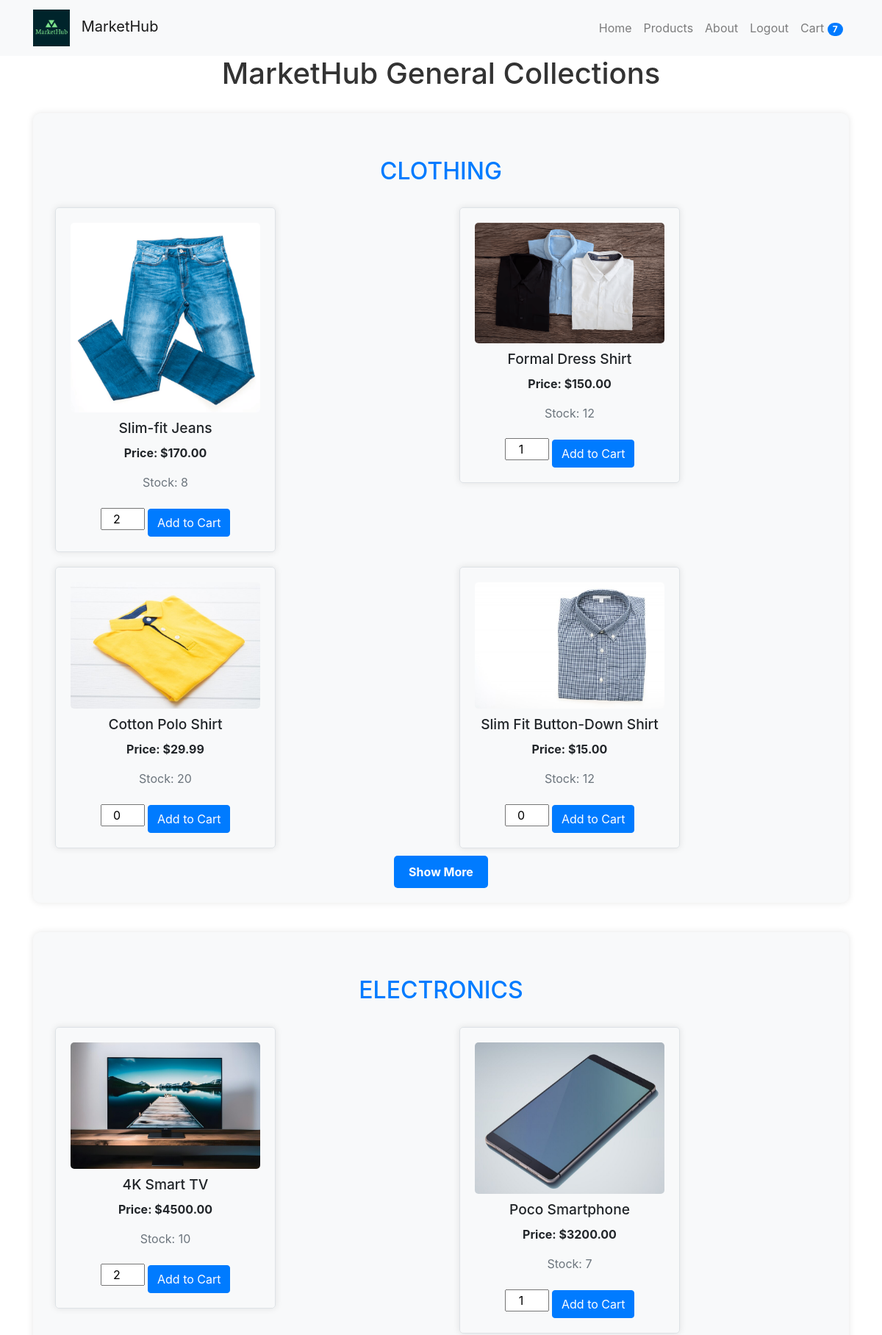
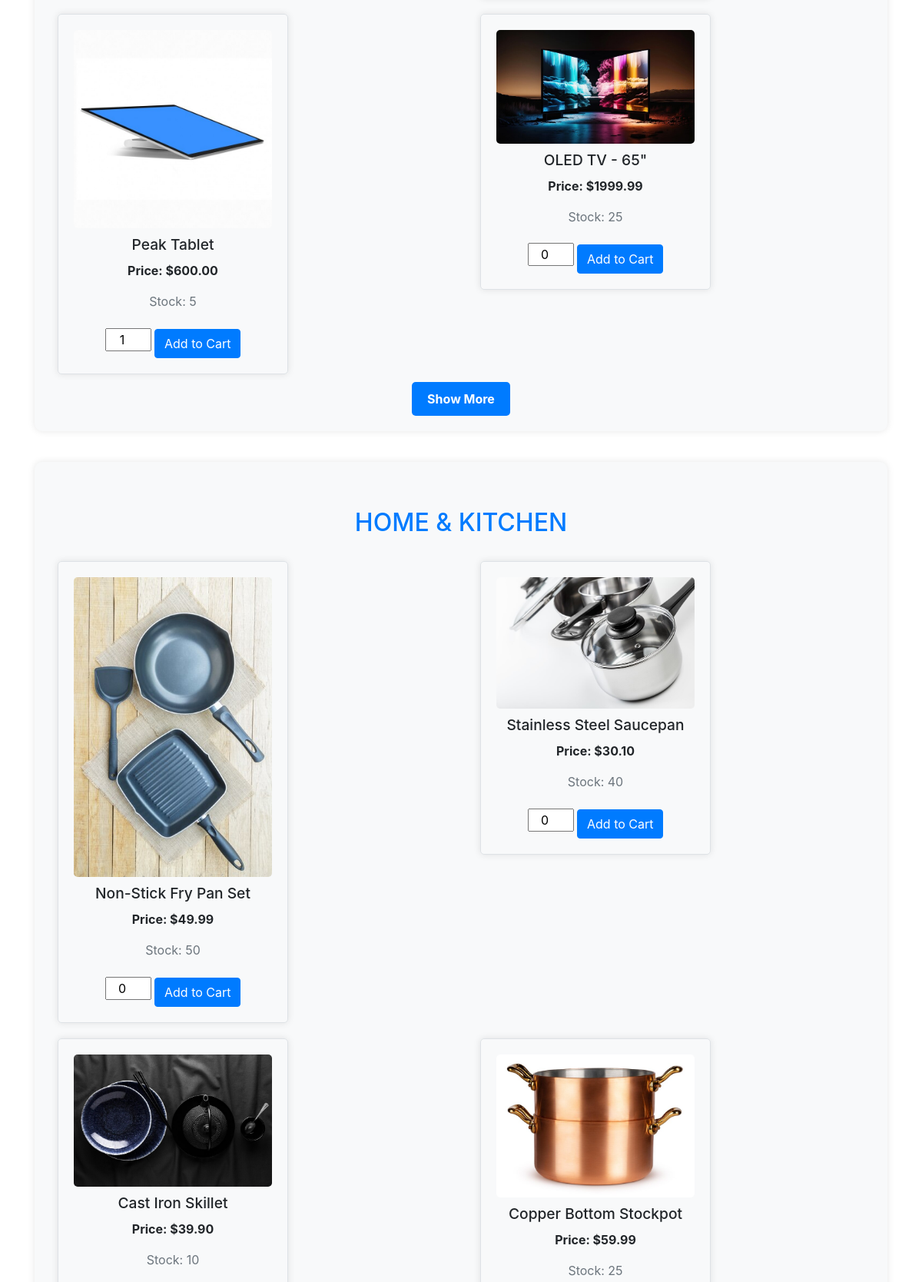
Page /products/ (signed in, upper part) on the earlier database version (2 pictures, top to bottom).
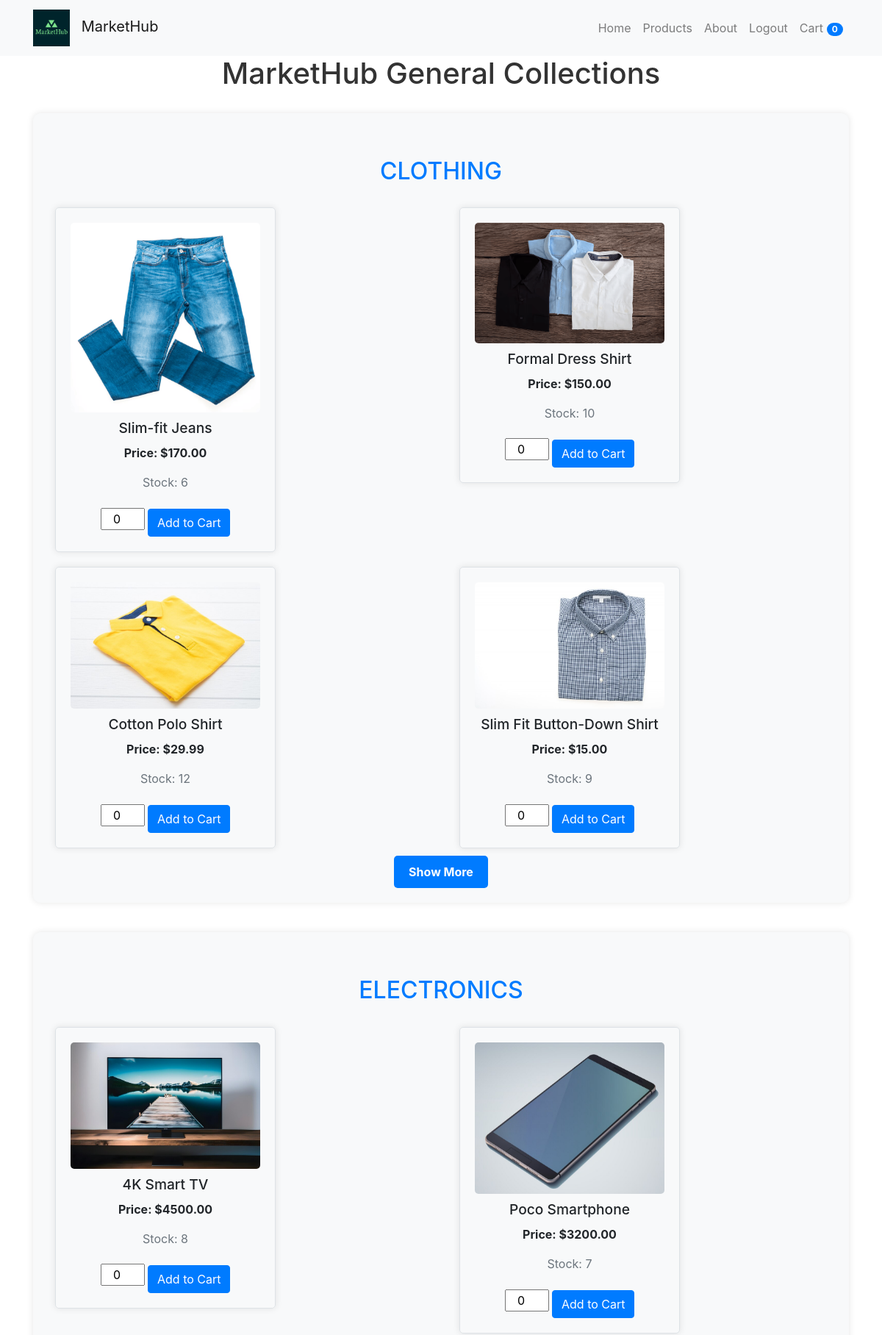
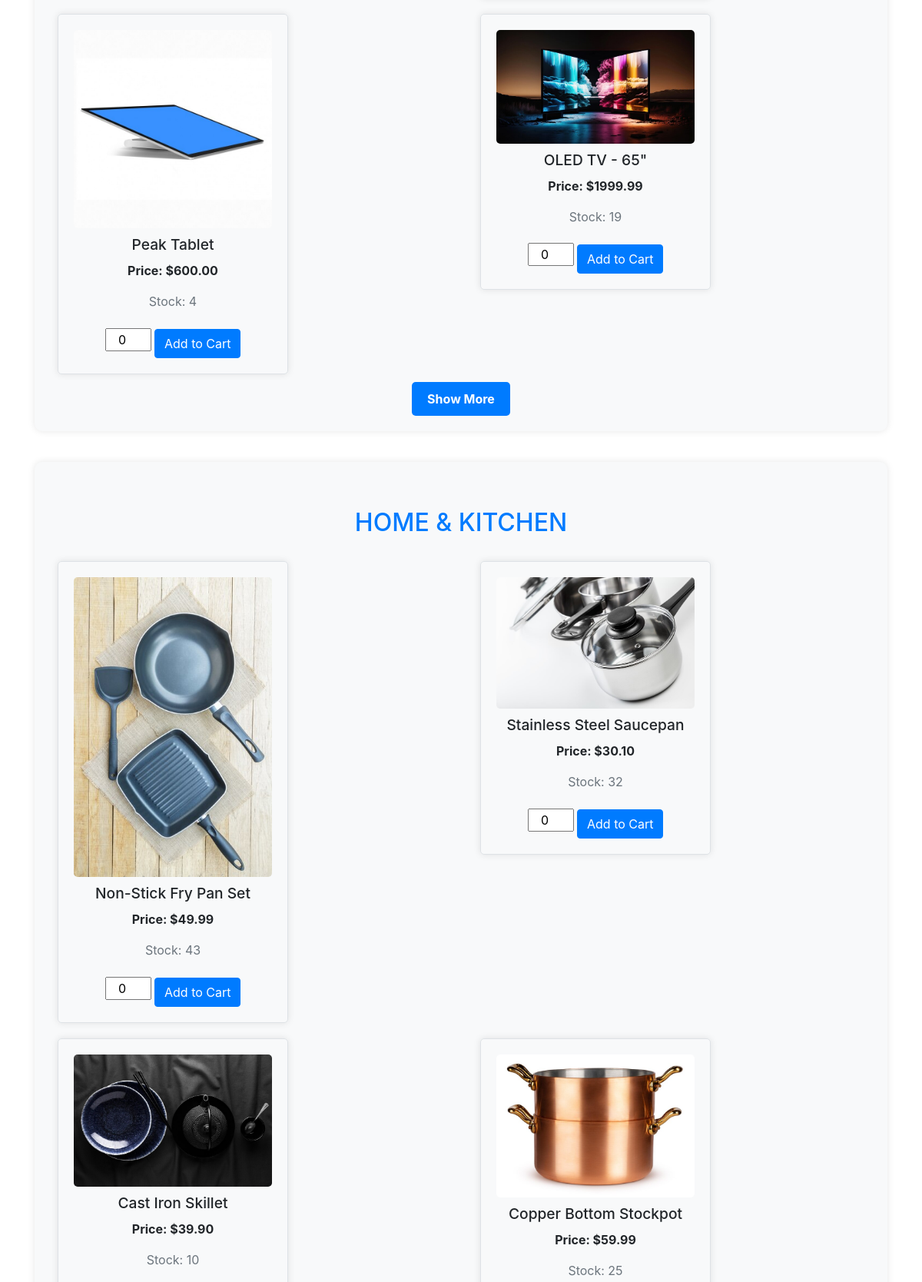
Same page on the later database version (2 pictures, top to bottom).
### MarketHub/models.py (models this page shows, shortened)
class Category(models.Model):
    name = models.CharField(max_length=100, unique=True)  # Ensures unique category names
    parent = models.ForeignKey('self', blank=True, null=True, related_name='children', on_delete=models.CASCADE)

class Product(models.Model):
    name = models.CharField(max_length=100)
    description = models.TextField()
    price = models.DecimalField(max_digits=10, decimal_places=2)
    stock = models.PositiveIntegerField()
    image = models.ImageField(upload_to='products/', blank=True)  # Optional product image
    category = models.ForeignKey(Category, on_delete=models.SET_NULL, null=True)  # Set category to NULL if related category is deleted
    subcategory = models.ForeignKey(SubCategory, on_delete=models.SET_NULL, null=True)  # Set subcategory to NULL if related subcategory is deleted
    cart_quantity = models.PositiveIntegerField(default=0)  # New field to store cart quantity

### MarketHub/views.py (the view)
# urls.py: path('products/', views.display_two_products, name='products'),
@login_required
def display_two_products(request):
    cart_products = Product.objects.filter(cart_quantity__gt=0)
    cart_count = cart_products.aggregate(Sum('cart_quantity'))['cart_quantity__sum'] or 0
    categories = Category.objects.all()
    category_products = []
    for category in categories:
        products = Product.objects.filter(category=category)[:4]  # Retrieve some products per category
        category_products.append({'category': category, 'products': products})
    return render(request, 'display_two_products.html', {'category_products': category_products, 'cart_count': cart_count})

### Templates/display_two_products.html (shortened to what this page needs)
{% load static %}
<!DOCTYPE html>
<html lang="en">
<head>
    <link rel="stylesheet" href="{% static 'css/product.css' %}">
    <link rel="stylesheet" href="https://stackpath.bootstrapcdn.com/bootstrap/4.5.2/css/bootstrap.min.css">
</head>
<body>
<nav class="navbar navbar-expand-lg navbar-light bg-light">
    <div class="container">
        <a class="navbar-brand" href="#">
            <img src="{% static 'images/default.png' %}" alt="Logo">
            MarketHub
        </a>
        <div class="collapse navbar-collapse" id="navbarNav">
            <ul class="navbar-nav ml-auto">
                <li class="nav-item">
                    <a class="nav-link" href="#">Home</a>
                </li>
                <li class="nav-item">
                    <a class="nav-link" href="#">Products</a>
                </li>
                <li class="nav-item">
                    <a class="nav-link" href="#">About</a>
                </li>
                <li class="nav-item">
                    <a class="nav-link" href="{% url 'logout' %}">Logout</a>
                </li>
            </ul>
            <ul class="navbar-nav">
                <li class="nav-item">
                <ul class="navbar-nav">
                    <li class="nav-item">
                        <a class="nav-link" href="{% url 'cart_detail' %}">
                             Cart
                            <span id="cart-count" class="badge badge-pill badge-primary">{{ cart_count }}</span>
                        </a>
                    </li>
                </ul>
            </ul>
        </div>
    </div>
</nav>
<div class="container">
    <h1>MarketHub General Collections</h1>
    {% for category_product in category_products %}
        <div class="category-section">
            <h2>{{ category_product.category.name }}</h2>
            <div class="row product-container">
                {% for product in category_product.products %}
                    <div class="col-md-6">
                        <div class="product-card">
                            <img src="{{ product.image.url }}" alt="{{ product.name }}" class="product-image">
                            <h3 class="product-name">{{ product.name }}</h3>
                            <p class="product-price">Price: ${{ product.price }}</p>
                            <p class="product-stock">Stock: {{ product.stock }}</p>
                            <form method="post" action="{% url 'add_to_cart' product.id %}">
                                <input type="number" class="quantity-input" name="quantity" value="{{ product.cart_quantity }}" min="1" data-product-id="{{ product.id }}">
                                <button type="submit" class="btn btn-primary mt-2">Add to Cart</button>
                            </form>
                        </div>
                    </div>
                {% endfor %}
            </div>
            <div class="text-center">
                <a href="{% url 'product_list_by_category' category_product.category.id %}" class="show-more-link">Show More</a>
            </div>
        </div>
    {% endfor %}
</div>
</body>
</html>

### static/css/product.css (style rules this page uses)
.navbar-brand img { max-height: 50px; margin-right: 10px; }
.product-container { display: flex; flex-wrap: wrap; justify-content: center; margin-top: 20px; }
.product-card { border: 1px solid #dee2e6; border-radius: 5px; padding: 20px; margin: 10px; width: 300px; box-shadow: 0px 0px 10px rgba(0, 0, 0, 0.1); text-align: center; }
.product-image { width: 100%; height: auto; border-radius: 5px; }
.product-name { font-size: 1.2rem; margin-top: 10px; }
.product-price { font-weight: bold; margin-top: 10px; }
.product-stock { color: #6c757d; margin-top: 10px; }
.quantity-input { width: 60px; text-align: center; }
.show-more-link { display: inline-block; background-color: #007bff; color: #fff; padding: 10px 20px; border-radius: 5px; text-decoration: none; font-weight: bold; transition: background-color 0.3s ease; }
h1 { font-size: 2.5rem; text-align: center; margin-bottom: 30px; color: #333; }
h2 { font-size: 2rem; margin-top: 40px; margin-bottom: 20px; color: #007bff; text-transform: uppercase; text-align: center; }
.category-section { background-color: #f8f9fa; padding: 20px; border-radius: 10px; box-shadow: 0px 0px 10px rgba(0, 0, 0, 0.1); margin-bottom: 40px; }

### Templates/display_two_products.html (style rules this page uses)
.navbar-brand img { max-height: 50px; margin-right: 10px; }
.product-container { display: flex; flex-wrap: wrap; justify-content: center; margin-top: 20px; }
.product-card { border: 1px solid #dee2e6; border-radius: 5px; padding: 20px; margin: 10px; width: 300px; box-shadow: 0px 0px 10px rgba(0, 0, 0, 0.1); text-align: center; }
.product-image { width: 100%; height: auto; border-radius: 5px; }
.product-name { font-size: 1.2rem; margin-top: 10px; }
.product-price { font-weight: bold; margin-top: 10px; }
.product-stock { color: #6c757d; margin-top: 10px; }
.quantity-input { width: 60px; text-align: center; }
.show-more-link { display: inline-block; background-color: #007bff; color: #fff; padding: 10px 20px; border-radius: 5px; text-decoration: none; font-weight: bold; transition: background-color 0.3s ease; }
h1 { font-size: 2.5rem; text-align: center; margin-bottom: 30px; color: #333; }
h2 { font-size: 2rem; margin-top: 40px; margin-bottom: 20px; color: #007bff; text-transform: uppercase; text-align: center; }
.category-section { background-color: #f8f9fa; padding: 20px; border-radius: 10px; box-shadow: 0px 0px 10px rgba(0, 0, 0, 0.1); margin-bottom: 40px; }

Differences in the rows shown:
changed Product "Slim-fit Jeans": stock "8" → "6"; quantity "2" → "0"
changed Product "Formal Dress Shirt": stock "12" → "10"; quantity "1" → "0"
changed Product "Cotton Polo Shirt": stock "20" → "12"
changed Product "Slim Fit Button-Down Shirt": stock "12" → "9"
changed Product "4K Smart TV": stock "10" → "8"; quantity "2" → "0"
changed Product "Poco Smartphone": quantity "1" → "0"
changed Product "Peak Tablet": stock "5" → "4"; quantity "1" → "0"
changed Product "OLED TV - 65\"": stock "25" → "19"
changed Product "Non-Stick Fry Pan Set": stock "50" → "43"
changed Product "Stainless Steel Saucepan": stock "40" → "32"
Other differences:
{{ cart_count }}: "7" → "0"
